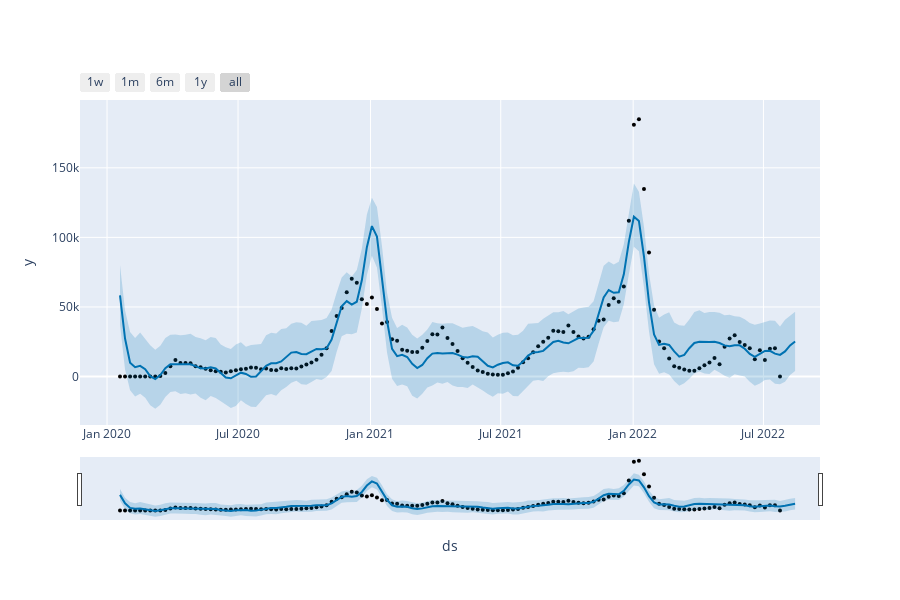

This figure's notebook cell:
### Code cell
test_model = Prophet_model(df,path)
test_model.predict(3)

### Figure 1 — Plotly figure (JSON) as saved in the notebook; plotly's stock layout.template omitted (floating-point values rounded to 4 significant figures; data arrays with more than 128 entries replaced by an {"elided": "..."} marker saying what was removed)
{"data": [{"marker": {"color": "black", "size": 4}, "mode": "markers", "name": "Actual", "type": "scatter", "x": {"elided": "132 str values"}, "y": {"elided": "132 int values"}}, {"hoverinfo": "skip", "line": {"width": 0}, "mode": "lines", "type": "scatter", "x": {"elided": "135 str values"}, "y": {"elided": "135 float values"}}, {"fill": "tonexty", "fillcolor": "rgba(0, 114, 178, 0.2)", "line": {"color": "#0072B2", "width": 2}, "mode": "lines", "name": "Predicted", "type": "scatter", "x": {"elided": "135 str values"}, "y": {"elided": "135 float values"}}, {"fill": "tonexty", "fillcolor": "rgba(0, 114, 178, 0.2)", "hoverinfo": "skip", "line": {"width": 0}, "mode": "lines", "type": "scatter", "x": {"elided": "135 str values"}, "y": {"elided": "135 float values"}}], "layout": {"height": 600, "showlegend": false, "width": 900, "xaxis": {"rangeselector": {"buttons": [{"count": 7, "label": "1w", "step": "day", "stepmode": "backward"}, {"count": 1, "label": "1m", "step": "month", "stepmode": "backward"}, {"count": 6, "label": "6m", "step": "month", "stepmode": "backward"}, {"count": 1, "label": "1y", "step": "year", "stepmode": "backward"}, {"step": "all"}]}, "rangeslider": {"visible": true}, "title": {"text": "ds"}, "type": "date"}, "yaxis": {"title": {"text": "y"}}}}
